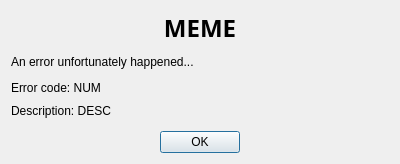
<?xml version="1.0" encoding="UTF-8"?>
<ui version="4.0">
 <class>errorMsgAfterFailure</class>
 <widget class="QDialog" name="errorMsgAfterFailure">
  <property name="geometry">
   <rect>
    <x>0</x>
    <y>0</y>
    <width>400</width>
    <height>164</height>
   </rect>
  </property>
  <property name="windowTitle">
   <string>(ノಠ益ಠ)ノ彡┻━┻</string>
  </property>
  <layout class="QVBoxLayout" name="verticalLayout_3">
   <item>
    <layout class="QVBoxLayout" name="verticalLayout_2">
     <item>
      <layout class="QVBoxLayout" name="verticalLayout">
       <item>
        <widget class="QLabel" name="meme">
         <property name="font">
          <font>
           <family>Sans Serif</family>
           <pointsize>18</pointsize>
           <weight>75</weight>
           <bold>true</bold>
          </font>
         </property>
         <property name="text">
          <string>MEME</string>
         </property>
         <property name="alignment">
          <set>Qt::AlignCenter</set>
         </property>
        </widget>
       </item>
       <item>
        <widget class="QLabel" name="label">
         <property name="text">
          <string>An error unfortunately happened...</string>
         </property>
        </widget>
       </item>
       <item>
        <widget class="QLabel" name="errcode">
         <property name="text">
          <string>Error code: NUM</string>
         </property>
        </widget>
       </item>
       <item>
        <widget class="QLabel" name="errdesc">
         <property name="text">
          <string>Description: DESC</string>
         </property>
         <property name="alignment">
          <set>Qt::AlignLeading|Qt::AlignLeft|Qt::AlignTop</set>
         </property>
         <property name="wordWrap">
          <bool>true</bool>
         </property>
        </widget>
       </item>
      </layout>
     </item>
     <item>
      <layout class="QHBoxLayout" name="horizontalLayout">
       <item>
        <spacer name="horizontalSpacer">
         <property name="orientation">
          <enum>Qt::Horizontal</enum>
         </property>
         <property name="sizeHint" stdset="0">
          <size>
           <width>108</width>
           <height>20</height>
          </size>
         </property>
        </spacer>
       </item>
       <item>
        <widget class="QPushButton" name="pushButton">
         <property name="text">
          <string>OK</string>
         </property>
        </widget>
       </item>
       <item>
        <spacer name="horizontalSpacer_2">
         <property name="orientation">
          <enum>Qt::Horizontal</enum>
         </property>
         <property name="sizeHint" stdset="0">
          <size>
           <width>108</width>
           <height>20</height>
          </size>
         </property>
        </spacer>
       </item>
      </layout>
     </item>
    </layout>
   </item>
  </layout>
 </widget>
 <resources/>
 <connections>
  <connection>
   <sender>pushButton</sender>
   <signal>clicked()</signal>
   <receiver>errorMsgAfterFailure</receiver>
   <slot>accept()</slot>
   <hints>
    <hint type="sourcelabel">
     <x>192</x>
     <y>274</y>
    </hint>
    <hint type="destinationlabel">
     <x>240</x>
     <y>274</y>
    </hint>
   </hints>
  </connection>
 </connections>
</ui>
